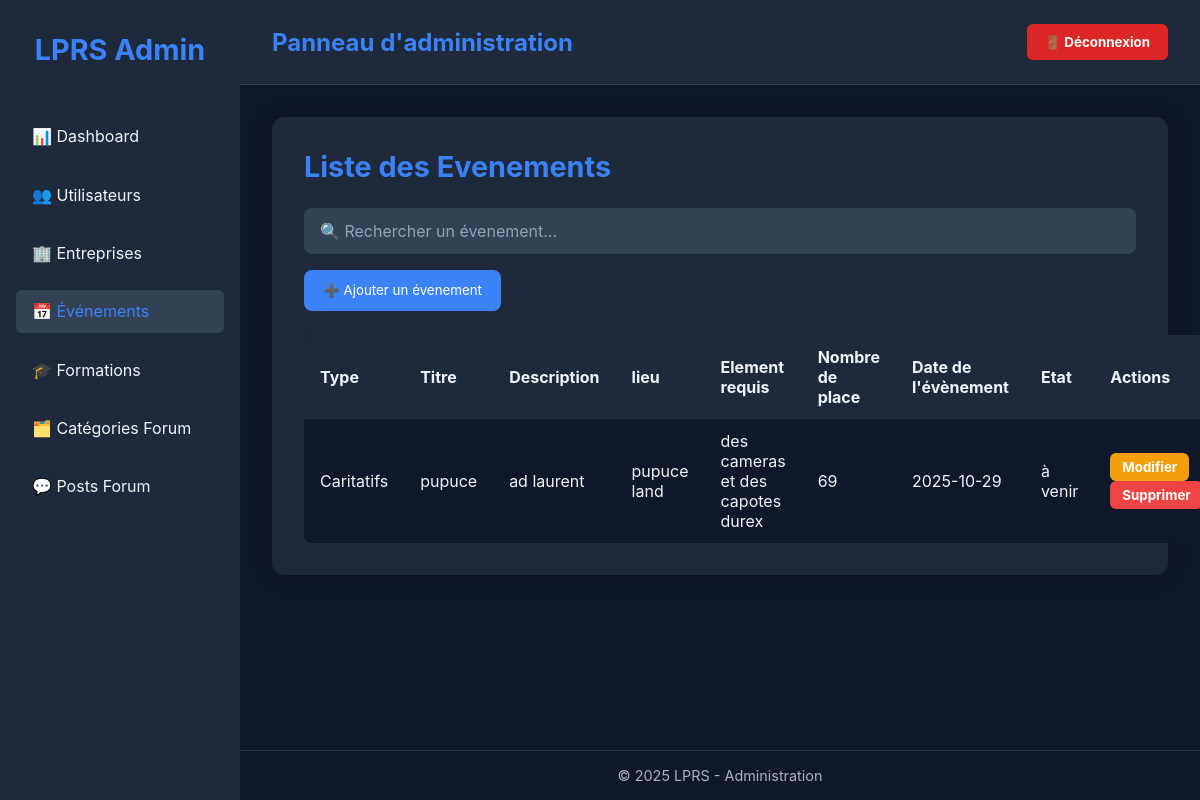
Page /vue/PageAdmin.php?page=evenement on the committed database.
### tables this page shows
CREATE TABLE IF NOT EXISTS `evenement` (
  `id_evenement` int NOT NULL AUTO_INCREMENT,
  `type` varchar(100) DEFAULT NULL,
  `titre` varchar(255) NOT NULL,
  `description` text,
  `lieu` varchar(255) DEFAULT NULL,
  `element_requis` text,
  `nombre_place` int DEFAULT NULL,
  `date_evenement` date DEFAULT NULL,
  `etat` varchar(50) DEFAULT NULL,
  `validation` tinyint(1) NOT NULL DEFAULT '0',
  PRIMARY KEY (`id_evenement`)
);

### src/repository/EvenementRepository.php (called while the page is built, shortened)
<?php
class EvenementRepository
{
    private $bdd;
    public function __construct()
    {
        $this->bdd = new BDD();
    }
    public function listeEvenement()
    {
        $sql = 'SELECT * FROM evenement';
        $req = $this->bdd->getBdd()->prepare($sql);
        $req->execute();
        return $req->fetchAll(\PDO::FETCH_ASSOC);
    }
}

### src/bdd/BDD.php (called while the page is built)
<?php
class BDD
{
    private $bdd;
    public function __construct()
    {
            $this->bdd = new PDO('mysql:host=localhost;dbname=projetlprs;charset=utf8', 'root', '');
    }
    public function getBDD()
    {
        return $this->bdd;
    }
}

### vue/page_admin/Evenement.php (the view, shortened to what this page needs)
<?php
require_once __DIR__ . '/../../src/repository/EvenementRepository.php';
require_once __DIR__ . '/../../src/bdd/BDD.php';
$repo = new EvenementRepository();
$listeEvenement = $repo->listeEvenement();
?>
<div class="admin-container">
    <h2>Liste des Evenements</h2>
    <input type="text" id="search" class="search-bar" placeholder="🔍 Rechercher un évenement..." onkeyup="filter()">
    <button class="btn-ajout" onclick="window.location.href='page_admin/crud/AjoutEvenement.php'">
        ➕ Ajouter un évenement
    </button>
    <table>
        <thead>
        <tr>
            <th>Type</th>
            <th>Titre</th>
            <th>Description</th>
            <th>lieu</th>
            <th>Element requis</th>
            <th>Nombre de place</th>
            <th>Date de l'évènement</th>
            <th>Etat</th>
            <th>Actions</th>
        </tr>
        </thead>
        <tbody>
        <?php if (!empty($listeEvenement)) : ?>
            <?php foreach ($listeEvenement as $user): ?>
                <tr>
                    <td><?= htmlspecialchars($user['type']) ?></td>
                    <td><?= htmlspecialchars($user['titre']) ?></td>
                    <td><?= htmlspecialchars($user['description']) ?></td>
                    <td><?= htmlspecialchars($user['lieu']) ?></td>
                    <td><?= htmlspecialchars($user['element_requis']) ?></td>
                    <td><?= htmlspecialchars($user['nombre_place']) ?></td>
                    <td><?= htmlspecialchars($user['date_evenement']) ?></td>
                    <td><?= htmlspecialchars($user['etat']) ?></td>
                    <td>
                        <button class="btn-action btn-modifier" onclick="window.location.href='../vue/page_admin/crud/ModifEvenement.php?id=<?= $user['id_evenement'] ?>'">Modifier</button>
                        <button class="btn-action btn-supprimer" onclick="if(confirm('Supprimer cet evenement ?')) window.location.href='../src/traitement/Evenement/TraitementSuppresionEvenement.php?id=<?= $user['id_evenement'] ?>'">Supprimer</button>
                    </td>
                </tr>
            <?php endforeach; ?>
        <?php else: ?>
            <tr><td colspan="10" style="text-align:center; opacity:0.7;">Aucun evenement trouvé 😔</td></tr>
        <?php endif; ?>
        </tbody>
    </table>
</div>

### vue/PageAdmin.php (style rules this page uses)
:root { --bg: #0f172a; --bg-light: #1e293b; --text: #f1f5f9; --accent: #3b82f6; --card: #1e293b; --hover: #334155; --danger: #dc2626; }
* { margin: 0; padding: 0; box-sizing: border-box; font-family: "Inter", sans-serif; }
body { display: flex; height: 100vh; background: var(--bg); color: var(--text); }

### vue/page_admin/Evenement.php (style rules this page uses)
.admin-container { background: #1e293b; color: #f1f5f9; padding: 2rem; border-radius: 12px; box-shadow: 0 0 20px rgba(0,0,0,0.2); max-width: 1200px; margin: 0 auto; }
.admin-container h2 { color: #3b82f6; font-size: 1.8rem; margin-bottom: 1.5rem; }
.search-bar { width: 100%; padding: 0.8rem 1rem; margin-bottom: 1rem; border: none; border-radius: 8px; background: #334155; color: white; font-size: 1rem; }
.search-bar::placeholder { color: #94a3b8; }
.btn-ajout { background: #3b82f6; border: none; color: white; padding: 0.8rem 1.2rem; border-radius: 8px; cursor: pointer; margin-bottom: 1.5rem; transition: 0.2s; }
table { width: 100%; border-collapse: collapse; background: #0f172a; border-radius: 8px; overflow: hidden; }
th, td { text-align: left; padding: 12px 16px; }
thead { background: #1e293b; }
tbody tr:nth-child(odd) { background: #0f172a; }
.btn-action { border: none; padding: 6px 12px; border-radius: 6px; cursor: pointer; font-weight: bold; color: white; transition: 0.2s; }
.btn-modifier { background: #f59e0b; }
.btn-supprimer { background: #ef4444; }

### rows in the picture
evenement: type "Caritatifs", titre "pupuce", description "ad laurent", lieu "pupuce land", element_requis "des cameras et des capotes durex", nombre_place "69", date_evenement "2025-10-29", etat "à venir"
